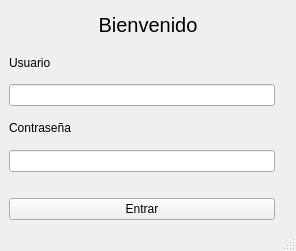
<?xml version="1.0" encoding="UTF-8"?>
<ui version="4.0">
 <class>MainWindow</class>
 <widget class="QMainWindow" name="MainWindow">
  <property name="enabled">
   <bool>true</bool>
  </property>
  <property name="geometry">
   <rect>
    <x>0</x>
    <y>0</y>
    <width>296</width>
    <height>251</height>
   </rect>
  </property>
  <property name="sizePolicy">
   <sizepolicy hsizetype="Fixed" vsizetype="Fixed">
    <horstretch>0</horstretch>
    <verstretch>0</verstretch>
   </sizepolicy>
  </property>
  <property name="windowTitle">
   <string>Clasificador de reseñas</string>
  </property>
  <widget class="QWidget" name="widget">
   <layout class="QGridLayout" name="gridLayout_2">
    <item row="2" column="0">
     <widget class="QLabel" name="label_2">
      <property name="text">
       <string>Usuario</string>
      </property>
     </widget>
    </item>
    <item row="0" column="0" colspan="3">
     <layout class="QVBoxLayout" name="verticalLayout">
      <item>
       <widget class="QLabel" name="label">
        <property name="font">
         <font>
          <pointsize>15</pointsize>
         </font>
        </property>
        <property name="text">
         <string>Bienvenido</string>
        </property>
        <property name="alignment">
         <set>Qt::AlignCenter</set>
        </property>
       </widget>
      </item>
     </layout>
    </item>
    <item row="5" column="0">
     <layout class="QHBoxLayout" name="horizontalLayout_4">
      <item>
       <widget class="QLineEdit" name="lineEdit_2"/>
      </item>
     </layout>
    </item>
    <item row="7" column="0">
     <widget class="QPushButton" name="btn_entrar">
      <property name="cursor">
       <cursorShape>PointingHandCursor</cursorShape>
      </property>
      <property name="text">
       <string>Entrar</string>
      </property>
     </widget>
    </item>
    <item row="3" column="2">
     <layout class="QHBoxLayout" name="horizontalLayout_7"/>
    </item>
    <item row="3" column="1">
     <layout class="QHBoxLayout" name="horizontalLayout_6">
      <item>
       <layout class="QGridLayout" name="gridLayout_3">
        <property name="sizeConstraint">
         <enum>QLayout::SetMaximumSize</enum>
        </property>
       </layout>
      </item>
     </layout>
    </item>
    <item row="4" column="0">
     <widget class="QLabel" name="label_3">
      <property name="text">
       <string>Contraseña</string>
      </property>
     </widget>
    </item>
    <item row="5" column="2">
     <layout class="QGridLayout" name="gridLayout">
      <property name="sizeConstraint">
       <enum>QLayout::SetMaximumSize</enum>
      </property>
     </layout>
    </item>
    <item row="3" column="0">
     <layout class="QHBoxLayout" name="horizontalLayout_5">
      <item>
       <widget class="QLineEdit" name="lineEdit"/>
      </item>
     </layout>
    </item>
    <item row="5" column="1">
     <layout class="QHBoxLayout" name="horizontalLayout_3">
      <item>
       <layout class="QGridLayout" name="gridLayout_4">
        <item row="0" column="0">
         <layout class="QGridLayout" name="gridLayout_5"/>
        </item>
       </layout>
      </item>
     </layout>
    </item>
    <item row="6" column="0">
     <spacer name="horizontalSpacer">
      <property name="orientation">
       <enum>Qt::Horizontal</enum>
      </property>
      <property name="sizeHint" stdset="0">
       <size>
        <width>40</width>
        <height>20</height>
       </size>
      </property>
     </spacer>
    </item>
   </layout>
  </widget>
  <widget class="QMenuBar" name="menubar">
   <property name="geometry">
    <rect>
     <x>0</x>
     <y>0</y>
     <width>296</width>
     <height>21</height>
    </rect>
   </property>
  </widget>
  <widget class="QStatusBar" name="statusbar"/>
 </widget>
 <resources/>
 <connections/>
</ui>
